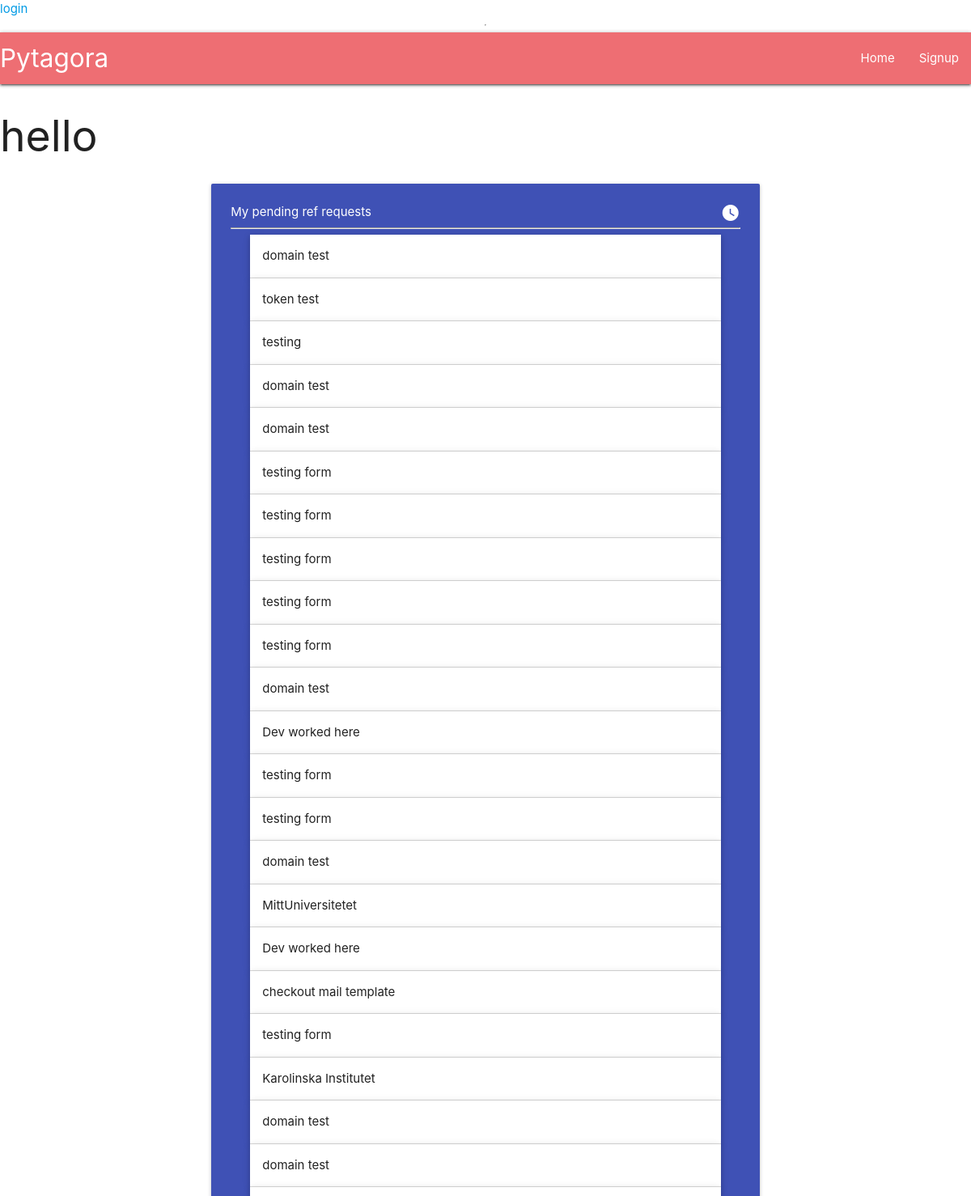
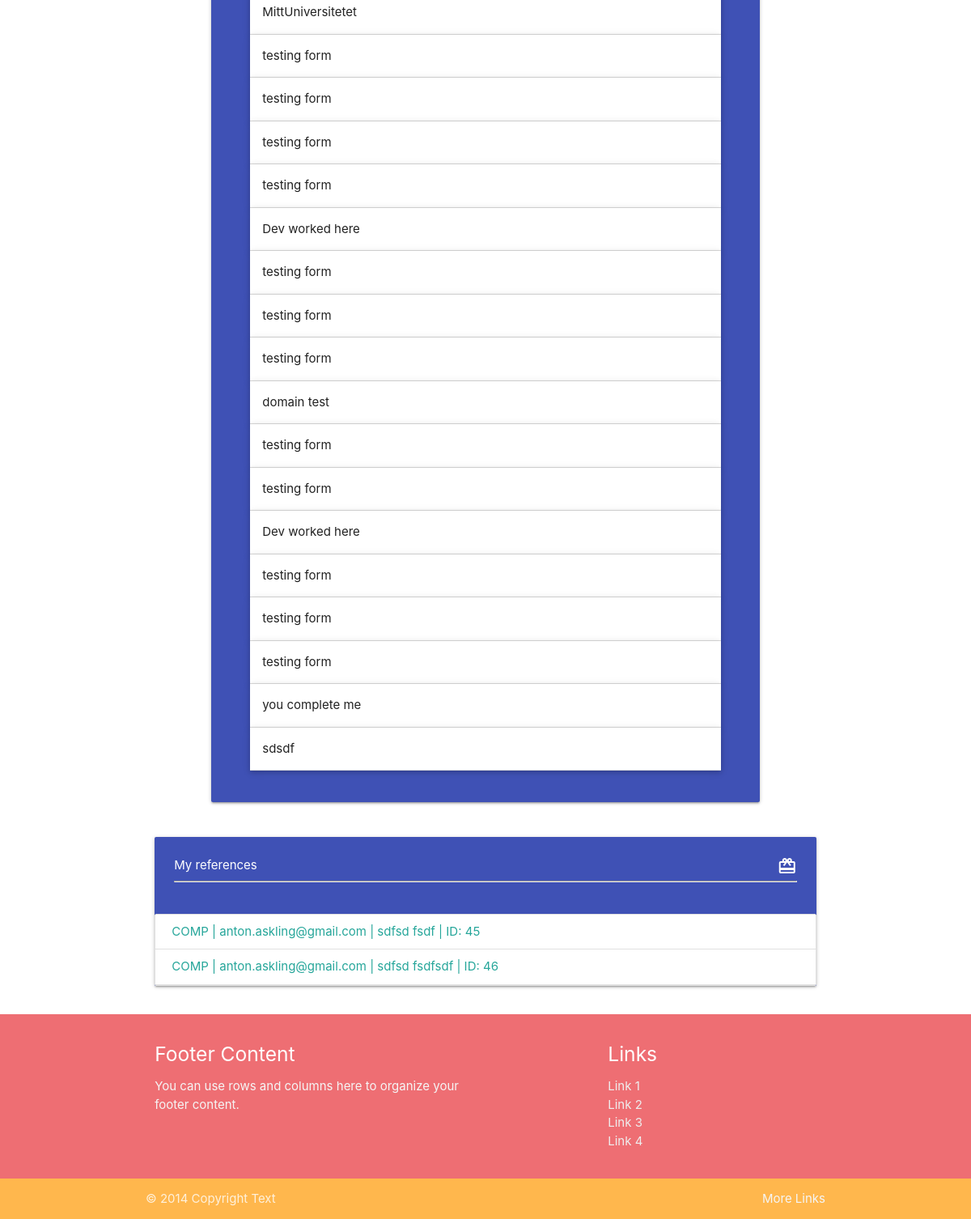
Page /profile/1/ on the committed database (2 pictures, top to bottom).
### userprofile/models.py (models this page shows, shortened)
class RefRequest(models.Model):
    profile = models.ForeignKey(Profile, verbose_name=_("profile"), on_delete=models.CASCADE)
    company_name = models.CharField(_("company name"), max_length=100, null=True, blank=True)
    date_from = PartialDateField( verbose_name=_("date from"))
    date_to = PartialDateField(verbose_name=_("date to"))
    to_email = models.EmailField(_("to email"), max_length=254, null=True, blank=True)
    UNINITIATED = "UNIN"
    PENDING = "PEND"
    COMPLETE = "COMP"
    STATUS_CHOICES = [
        (UNINITIATED, "Uninitiated"),
        (PENDING, "Pending"),
        (COMPLETE, "Complete"),
    ]
    status = models.CharField(_("status"), max_length=4, choices=STATUS_CHOICES, default=UNINITIATED,)
    time_sent = models.DateTimeField(_("time_sent"), auto_now_add=True, null=True)
    class Meta:
        verbose_name = "Reference request"
        verbose_name_plural = "Reference requests"

class RefResponse(models.Model):
    ref_request = models.OneToOneField(RefRequest, verbose_name=_("request to"), on_delete=models.CASCADE)
    profile = models.ForeignKey(Profile, verbose_name=_("profile"), on_delete=models.CASCADE, null=True, blank=True)
    email = models.EmailField(_("email"), max_length=254)
    first_name = models.CharField(_("first name"), max_length=50, null=True, blank=True)
    last_name = models.CharField(_("last name"), max_length=50, null=True, blank=True)
    company_name = models.CharField(_("company name"), max_length=50, null=True, blank=True)
    title = models.CharField(_("title"), max_length=50)
    BOSS = "BOSS"
    COLLEAGUE = "COLL"
    CONSULTANT = "CONS"
    OTHER = "OTH"
    RELATION_CHOICES = [
        (BOSS, "Boss to referee"),
        (COLLEAGUE, "Colleague to referee"),
        (CONSULTANT, "referee was consultant"),
        (OTHER, "Other")
    ]
    relation = models.CharField(_("relation to referee"), choices=RELATION_CHOICES, default=BOSS, max_length=4)
    other_relation = models.CharField(_("if Other, please specify"), max_length=80, null=True, blank=True)
    main_tasks = models.TextField(_("describe main tasks"))
    elaborate = models.TextField(_("elaborate"))
    extra = models.TextField(_("extra"))
    referee_first_name = models.CharField(_("referee first name"), max_length=50)
    referee_last_name = models.CharField(_("referee last name"), max_length=50)
    completed = models.BooleanField(_("is completed"), default=False)
    time_added = models.DateTimeField(_("time added"), auto_now=True)
    def get_full_name(self):
        return f"{self.first_name} {self.last_name}"
    class Meta:
        verbose_name = "Reference response"
        verbose_name_plural = "Reference responses"
        ordering = ["ref_request"]

### userprofile/views.py (the view)
# urls.py: path("profile/<int:pk>/", ProfileView.as_view(), name ="profile"),
class ProfileView(ListView):
    model = RefRequest
    def get(self, request, *args, **kwargs):
        profile = Profile.objects.get(id=kwargs["pk"])
        requests = profile.refrequest_set.all()
        return render(
            self.request,
            "userprofile/profile.html",
            {
                "profile": profile,
                "requests": requests,
            })

### userprofile/models.py (called while the page is built)
    def __str__(self):
        return f"{self.first_name} {self.last_name}"

### userprofile/templates/userprofile/profile.html (shortened to what this page needs)
{% extends "base.html" %}
{% block content %}
    <h2>hello {{ profile }}</h2>
    <div class="container">
        {% include "./components/profile_pending_requests.html" %}
        <div class="row">
            <div class="col s12">
                <div class="card indigo">
                    <div class="card-content">
                        <span class="white-text">My references <i class="material-icons right">redeem</i></span>
                        <hr/>
                    </div>
                    <div class=" collection">
                        {% for request in requests %}
                        {% if request.status == "COMP" %}
                        <a data-target="{{ request.refresponse.id }}" class="modal-trigger  collection-item" href="">{{ request.status }} | {{ request.refresponse.email }} | {{ request.refresponse.get_full_name }} | ID:  {{ request.refresponse.id }} </a>
                        {% endif %}
                        {% endfor %}
                    </div>
                </div>
            </div>
        </div>
    </div>
{% endblock content %}

### userprofile/templates/userprofile/components/profile_pending_requests.html (shortened to what this page needs)
<div class="row">
    <div class="col s12 l10 offset-l1">
        <div class="card-panel indigo">
            <span class="white-text ">My pending ref requests <i class="material-icons right" >watch_later</i> </span>
            <hr/>
            <ul class="collapsible popout">
            {% for request in requests %}
                {% if request.status == "PEND" %}
                <li>
                    <div class="collapsible-header"> <span class="truncate">{{ request.company_name }}</span></div>
                  </li>
                  {% endif %}
            {% endfor %}
             </ul>
        </div>
    </div>
</div>

### staticfiles/base/css/style.css (style rules this page uses)
body { display: flex; min-height: 100vh; flex-direction: column; }
.collection { overflow: visible; }

### rows in the picture
RefRequest: company_name "domain test"
RefRequest: company_name "token test"
RefRequest: company_name "testing"
RefRequest: company_name "domain test"
RefRequest: company_name "domain test"
RefRequest: company_name "testing form"
RefRequest: company_name "testing form"
RefRequest: company_name "testing form"
RefRequest: company_name "testing form"
RefRequest: company_name "testing form"
RefRequest: company_name "domain test"
RefRequest: company_name "Dev worked here"
RefRequest: company_name "testing form"
RefRequest: company_name "testing form"
RefRequest: company_name "domain test"
RefRequest: company_name "MittUniversitetet"
RefRequest: company_name "Dev worked here"
RefRequest: company_name "checkout mail template"
RefRequest: company_name "testing form"
RefRequest: company_name "Karolinska Institutet"
RefRequest: company_name "domain test"
RefRequest: company_name "domain test"
RefRequest: company_name "MittUniversitetet"
RefRequest: company_name "testing form"
RefRequest: company_name "testing form"
RefRequest: company_name "testing form"
RefRequest: company_name "testing form"
RefRequest: company_name "Dev worked here"
RefRequest: company_name "testing form"
RefRequest: company_name "testing form"
RefRequest: company_name "testing form"
RefRequest: company_name "domain test"
RefRequest: company_name "testing form"
RefRequest: company_name "testing form"
RefRequest: company_name "Dev worked here"
RefRequest: company_name "testing form"
RefRequest: company_name "testing form"
RefRequest: company_name "testing form"
RefRequest: company_name "you complete me"
RefRequest: company_name "sdsdf"
RefRequest: status "COMP", refresponse.email "anton.askling@gmail.com", refresponse.get_full_name "sdfsd fsdf", refresponse.id "45"
RefRequest: status "COMP", refresponse.email "anton.askling@gmail.com", refresponse.get_full_name "sdfsd fsdfsdf", refresponse.id "46"
